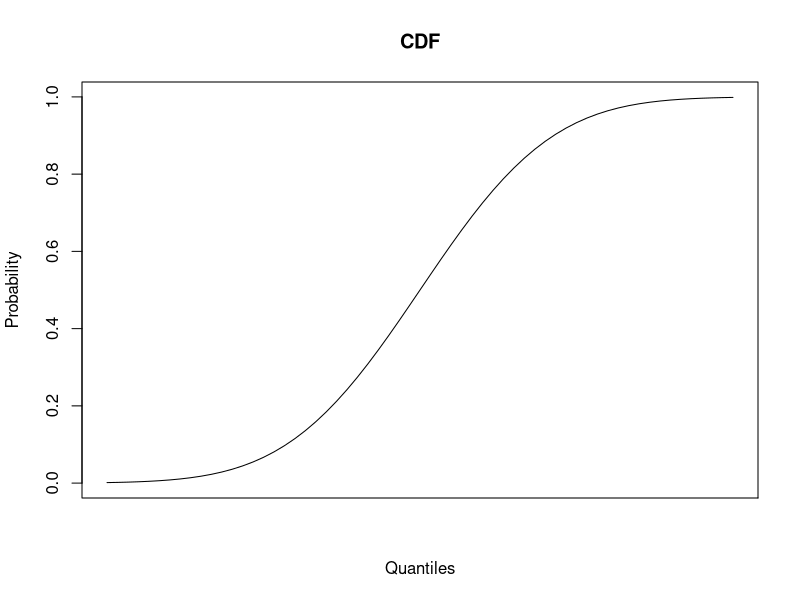
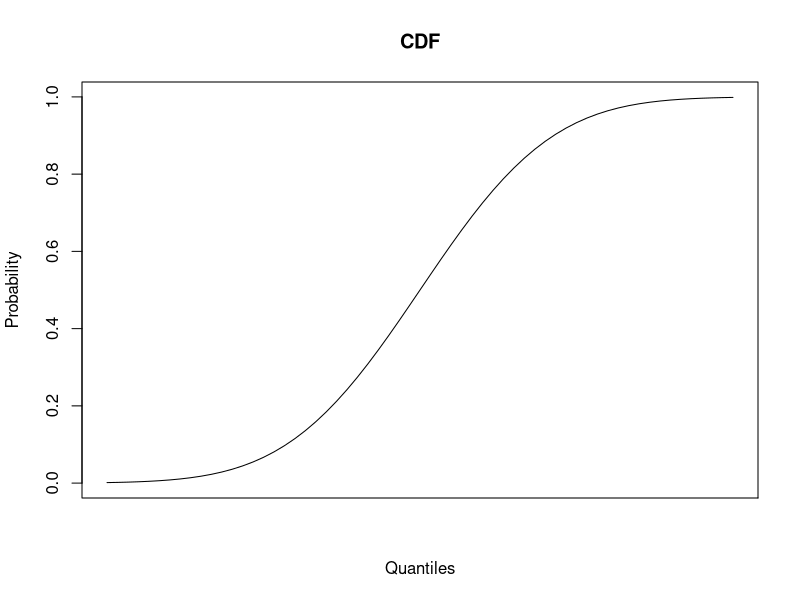
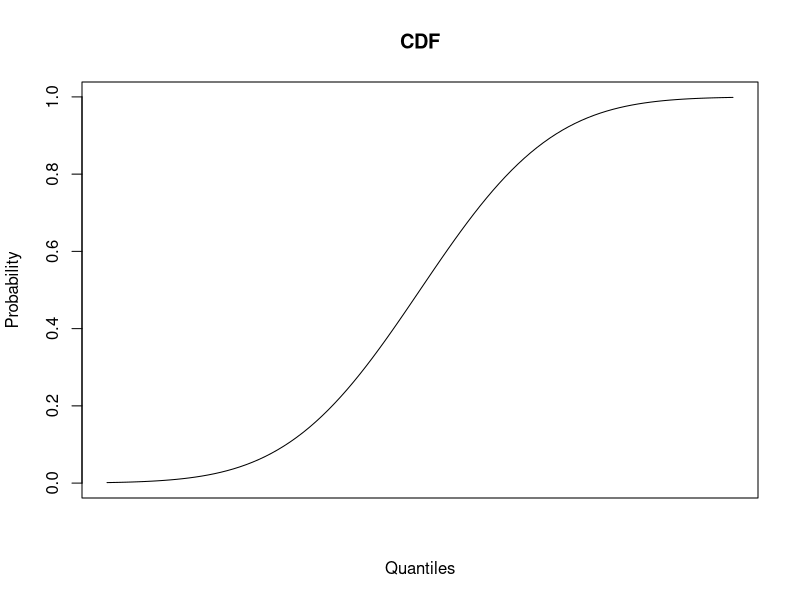

These charts were generated, in order, by the following R code: (Note: this script raises an error after producing the figures.)
## ---- chunk 1
knitr::opts_chunk$set(echo = TRUE)
## ---- chunk 2
pnorm(0)#0.5
pnorm(1)#0.8413447

pnorm(2)#
pnorm(-2)#
pnorm(2)+pnorm(-2)#1
## ---- chunk 3
z_scores<-seq(-3,3,.1)
pvalues<-pnorm(z_scores)
plot(z_scores,pvalues,type = "l",xlab="Quantiles",ylab="Probability",xaxt="n",main="CDF")
axis(1, at=which(pvalues==pnorm(-2)),labels=round(qnorm(0.2),2))
#cdf的x座標為??
## ---- chunk 4
z_scores<-seq(-3,3,by=.1)
pvalues<-pnorm(z_scores)
plot(z_scores,pvalues,type = "l",xlab="Quantiles",ylab="Probability",xaxt="n",main="CDF")
axis(1, at=which(z_scores==-2),labels=round(pnorm(-2),2))
## ---- chunk 5
z_scores<-seq(-3,3,length=100)
pvalues<-pnorm(z_scores)
plot(z_scores,pvalues,type = "l",xlab="Quantiles",ylab="Probability",xaxt="n",main="CDF")
axis(1, at=which(pvalues == pnorm(qnorm(0,2))),labels=round(qnorm(0.2),2))
axis(1, at=which(pvalues == pnorm(qnorm(0.4))),labels=round(qnorm(0.2),2))
axis(1, at=which(pvalues == pnorm(qnorm(0.6))),labels=round(qnorm(0.2),2))
## ---- chunk 6
uu<-seq(0,1,length=100)
uu<-uu[c(-1,-100)]#把-1和-100刪除
z_scores<-qnorm(uu)
pvalues<-pnorm(z_scores)
plot(z_scores,pvalues,type = "l",xlab="Quantiles",ylab="Probability",xaxt="n",main="CDF")
axis(1, at=which(round(pvalues,2) == pnorm(qnorm(0.2))),labels=round(qnorm(0.2),2))
axis(1, at=which(pvalues == pnorm(qnorm(0.4))),labels=round(qnorm(0.4),2))
axis(1, at=which(pvalues == pnorm(qnorm(0.6))),labels=round(qnorm(0.6),2))
## ---- chunk 7
z_scores<-seq(-3,3,by=.1)
pvalues<-pnorm(z_scores)
plot(pvalues,type="l",xaxt="n")
oo<-rep(F,length(z_scores))
oo[3]<-T
axis(1, at=which(oo),labels="xx")
#which是號碼
## ---- chunk 8
uu<-seq(0,1,length=100)
uu<-uu[c(-1,-100)]#把-1和-100刪除
z_scores<-qnorm(uu)
pvalues<-pnorm(z_scores)
plot(z_scores,pvalues,type="l",xlab="Quantiles",ylab="Probability",main="CDF")
## ---- chunk 9
uu<-seq(0,1,length=10)
z_scores<-qnorm(uu)
z_scores[3]<-NA
which(z_scores==Inf)
which(z_scores==-Inf)
#which(z_scores==NA)
is.na(z_scores)
cleandata1<-z_scores[which(!is.na(z_scores))]
cleandata1
## ---- chunk 10
uu<-seq(0,1,length=10)
z_scores<-qnorm(uu)
z_scores[3]<-NA
which(z_scores==Inf)
which(z_scores==-Inf)
#which(z_scores==NA)
is.na(z_scores)
cleandata2<-z_scores[!is.na(z_scores)]
cleandata2
